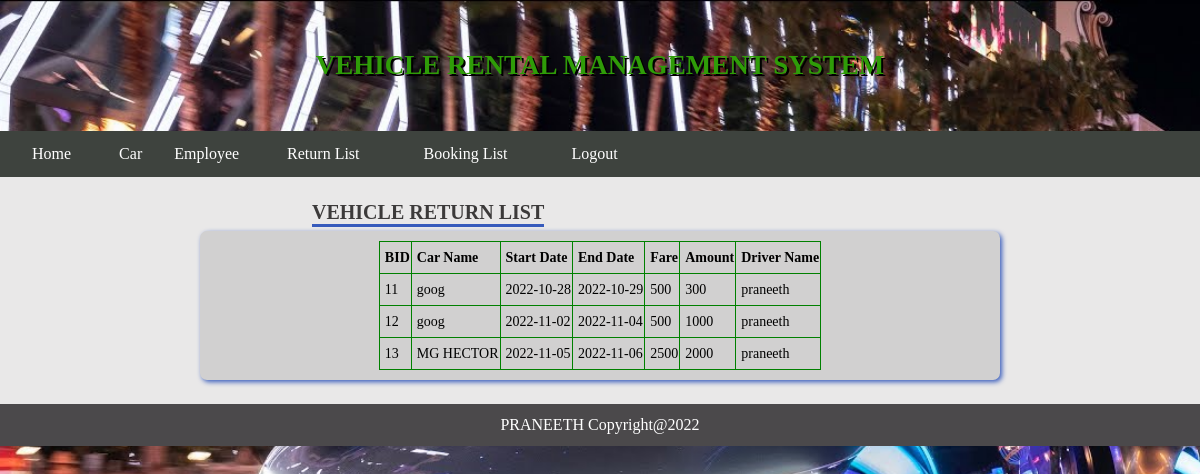
The page /admin_booking_list.php on the database its author committed.
### tables this page shows
CREATE TABLE `booking` (
  `cname` varchar(55) DEFAULT NULL,
  `car` varchar(55) DEFAULT NULL,
  `v1` varchar(55) DEFAULT NULL,
  `sdate` varchar(55) DEFAULT NULL,
  `edate` varchar(55) DEFAULT NULL,
  `fare` varchar(55) DEFAULT NULL,
  `dist` varchar(55) DEFAULT NULL,
  `d1` varchar(55) DEFAULT NULL,
  `amt` varchar(55) DEFAULT NULL,
  `dname` varchar(55) DEFAULT NULL,
  `rdate` varchar(30) DEFAULT NULL,
  `st` int(11) DEFAULT NULL,
  `bid` int(11) NOT NULL,
  `cid` varchar(44) NOT NULL
);

### admin_booking_list.php (the view, shortened to what this page needs)
<html>
<head>
    <link href="StyleSheet.css" rel="stylesheet" />
</head>
<body>
    <?php
    include_once('header1.php');
    ?>
    <div class="content">
        <div id="head1">VEHICLE RETURN LIST</div>
        <div class="content1">
        <table border=1>
            <tr>
            <td><b>BID</b></td>
            <td><b>Car Name</b></td>
            <td><b>Start Date</b></td>
            <td><b>End Date</b></td>
            <td><b>Fare</b></td>
            <td><b>Amount</b></td>
            <td><b>Driver Name</b></td>
            </tr>
            <?php
            include_once('config.php');
           $sql = mysqli_query($mysqli, "SELECT * FROM booking where st=0");
            while ($rs = mysqli_fetch_array($sql)) {
            ?>
            <tr>
            <td><?php echo $rs['bid']; ?></td>
            <td><?php echo $rs['car']; ?></td>
            <td><?php echo $rs['sdate']; ?></td>
            <td><?php echo $rs['edate']; ?></td>
            <td><?php echo $rs['fare']; ?></td>
            <td><?php echo $rs['amt']; ?></td>
            <td><?php echo $rs['dname']; ?></td>
            </tr>
                     <?php
            }
            ?>
        </table>
        </div>
    </div>
</body>
</html>
<?php
    include_once('footer.php');
    ?>

### StyleSheet.css (style rules this page uses)
* { margin:0px; }
.content { width: 96%; min-height: 100px; max-height: auto; padding:2%; background-color:#e9e8e8 ; font-family:Cambria; color:black; }
.content1 { margin-top:30px; width: 780px; min-height: 100px; max-height: auto; padding:10px; background-color:#D1D0D0 ; box-shadow: 2px 2px 5px #375BBC; border-radius:7px; border-color:#375BBC; border-width:10px; margin-left: auto; margin-right: auto; font-size:14px; }
table { margin-left: auto; margin-right: auto; }
#head1 { color: #3C3A3A; font-family: Cambria; border-bottom: 3px solid #375BBC; font-size:20px; font-weight:bold; min-width:20px; float:left; margin-left:25%; }
td { text-align: left; }
.content tr { height: 32px; }

### admin_booking_list.php (style rules this page uses)
table { border-collapse: collapse; border: 1px solid green; }
table td { padding-left:5px; height:30px; font-size: 14px; }

### rows shown on the page
booking: bid "11", car "goog", sdate "2022-10-28", edate "2022-10-29", fare "500", amt "300", dname "praneeth"
booking: bid "12", car "goog", sdate "2022-11-02", edate "2022-11-04", fare "500", amt "1000", dname "praneeth"
booking: bid "13", car "MG HECTOR", sdate "2022-11-05", edate "2022-11-06", fare "2500", amt "2000", dname "praneeth"
